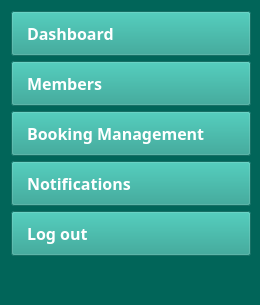
       <widget class="QWidget" name="widget_2" native="true">
        <property name="sizePolicy">
         <sizepolicy hsizetype="Fixed" vsizetype="Preferred">
          <horstretch>0</horstretch>
          <verstretch>0</verstretch>
         </sizepolicy>
        </property>
        <property name="minimumSize">
         <size>
          <width>260</width>
          <height>0</height>
         </size>
        </property>
        <property name="maximumSize">
         <size>
          <width>250</width>
          <height>16777215</height>
         </size>
        </property>
        <property name="styleSheet">
         <string notr="true">background: #016559;</string>
        </property>
        <layout class="QVBoxLayout" name="verticalLayout">
         <property name="spacing">
          <number>5</number>
         </property>
         <property name="bottomMargin">
          <number>9</number>
         </property>
         <item>
          <widget class="QPushButton" name="dashboardBtn">
           <property name="sizePolicy">
            <sizepolicy hsizetype="Minimum" vsizetype="Minimum">
             <horstretch>0</horstretch>
             <verstretch>0</verstretch>
            </sizepolicy>
           </property>
           <property name="minimumSize">
            <size>
             <width>240</width>
             <height>45</height>
            </size>
           </property>
           <property name="maximumSize">
            <size>
             <width>16777215</width>
             <height>45</height>
            </size>
           </property>
           <property name="font">
            <font>
             <family>Poppins</family>
             <pointsize>12</pointsize>
             <bold>true</bold>
            </font>
           </property>
           <property name="cursor">
            <cursorShape>PointingHandCursor</cursorShape>
           </property>
           <property name="styleSheet">
            <string notr="true">background: #229D8E;
                          color:#fff;
                          text-align: left;
                          padding-left:15;</string>
           </property>
           <property name="text">
            <string>Dashboard</string>
           </property>
           <property name="icon">
            <iconset resource="images.qrc">
             <normaloff>:/images/chart-line-solid.png</normaloff>:/images/chart-line-solid.png</iconset>
           </property>
           <property name="iconSize">
            <size>
             <width>24</width>
             <height>24</height>
            </size>
           </property>
          </widget>
         </item>
         <item>
          <widget class="QPushButton" name="membersBtn">
           <property name="sizePolicy">
            <sizepolicy hsizetype="Minimum" vsizetype="Minimum">
             <horstretch>0</horstretch>
             <verstretch>0</verstretch>
            </sizepolicy>
           </property>
           <property name="minimumSize">
            <size>
             <width>240</width>
             <height>45</height>
            </size>
           </property>
           <property name="maximumSize">
            <size>
             <width>16777215</width>
             <height>45</height>
            </size>
           </property>
           <property name="font">
            <font>
             <family>Poppins</family>
             <pointsize>12</pointsize>
             <bold>true</bold>
            </font>
           </property>
           <property name="cursor">
            <cursorShape>PointingHandCursor</cursorShape>
           </property>
           <property name="styleSheet">
            <string notr="true">background: #229D8E;
                          color:#fff;
                          text-align: left;
                          padding-left:15;</string>
           </property>
           <property name="text">
            <string>Members</string>
           </property>
           <property name="icon">
            <iconset resource="images.qrc">
             <normaloff>:/images/users-solid.png</normaloff>:/images/users-solid.png</iconset>
           </property>
           <property name="iconSize">
            <size>
             <width>24</width>
             <height>24</height>
            </size>
           </property>
          </widget>
         </item>
         <item>
          <widget class="QPushButton" name="bookingBtn">
           <property name="sizePolicy">
            <sizepolicy hsizetype="Minimum" vsizetype="Minimum">
             <horstretch>0</horstretch>
             <verstretch>0</verstretch>
            </sizepolicy>
           </property>
           <property name="minimumSize">
            <size>
             <width>240</width>
             <height>45</height>
            </size>
           </property>
           <property name="maximumSize">
            <size>
             <width>16777215</width>
             <height>45</height>
            </size>
           </property>
           <property name="font">
            <font>
             <family>Poppins</family>
             <pointsize>12</pointsize>
             <bold>true</bold>
            </font>
           </property>
           <property name="cursor">
            <cursorShape>PointingHandCursor</cursorShape>
           </property>
           <property name="styleSheet">
            <string notr="true">background: #229D8E;
                          color:#fff;
                          text-align: left;
                          padding-left:15;</string>
           </property>
           <property name="text">
            <string>Booking Management</string>
           </property>
           <property name="icon">
            <iconset resource="images.qrc">
             <normaloff>:/images/calendar-days-solid.png</normaloff>:/images/calendar-days-solid.png</iconset>
           </property>
           <property name="iconSize">
            <size>
             <width>24</width>
             <height>24</height>
            </size>
           </property>
          </widget>
         </item>
         <item>
          <widget class="QPushButton" name="notificationsBtn">
           <property name="sizePolicy">
            <sizepolicy hsizetype="Minimum" vsizetype="Minimum">
             <horstretch>0</horstretch>
             <verstretch>0</verstretch>
            </sizepolicy>
           </property>
           <property name="minimumSize">
            <size>
             <width>240</width>
             <height>45</height>
            </size>
           </property>
           <property name="maximumSize">
            <size>
             <width>16777215</width>
             <height>45</height>
            </size>
           </property>
           <property name="font">
            <font>
             <family>Poppins</family>
             <pointsize>12</pointsize>
             <bold>true</bold>
            </font>
           </property>
           <property name="cursor">
            <cursorShape>PointingHandCursor</cursorShape>
           </property>
           <property name="layoutDirection">
            <enum>Qt::LeftToRight</enum>
           </property>
           <property name="styleSheet">
            <string notr="true">background: #229D8E;
                          color:#fff;
                          text-align: left;
                          padding-left:15;</string>
           </property>
           <property name="text">
            <string>Notifications</string>
           </property>
           <property name="icon">
            <iconset resource="images.qrc">
             <normaloff>:/images/bell-solid.png</normaloff>:/images/bell-solid.png</iconset>
           </property>
           <property name="iconSize">
            <size>
             <width>24</width>
             <height>24</height>
            </size>
           </property>
          </widget>
         </item>
         <item>
          <widget class="QPushButton" name="logoutBtn">
           <property name="sizePolicy">
            <sizepolicy hsizetype="Minimum" vsizetype="Minimum">
             <horstretch>0</horstretch>
             <verstretch>0</verstretch>
            </sizepolicy>
           </property>
           <property name="minimumSize">
            <size>
             <width>240</width>
             <height>45</height>
            </size>
           </property>
           <property name="maximumSize">
            <size>
             <width>16777215</width>
             <height>45</height>
            </size>
           </property>
           <property name="font">
            <font>
             <family>Poppins</family>
             <pointsize>12</pointsize>
             <bold>true</bold>
            </font>
           </property>
           <property name="cursor">
            <cursorShape>PointingHandCursor</cursorShape>
           </property>
           <property name="styleSheet">
            <string notr="true">background: #229D8E;
                          color:#fff;
                          text-align: left;
                          padding-left:15;</string>
           </property>
           <property name="text">
            <string>Log out</string>
           </property>
           <property name="icon">
            <iconset resource="images.qrc">
             <normaloff>:/images/right-from-bracket-solid.png</normaloff>:/images/right-from-bracket-solid.png</iconset>
           </property>
           <property name="iconSize">
            <size>
             <width>24</width>
             <height>24</height>
            </size>
           </property>
          </widget>
         </item>
         <item>
          <spacer name="verticalSpacer">
           <property name="orientation">
            <enum>Qt::Vertical</enum>
           </property>
           <property name="sizeHint" stdset="0">
            <size>
             <width>20</width>
             <height>40</height>
            </size>
           </property>
          </spacer>
         </item>
        </layout>
       </widget>
